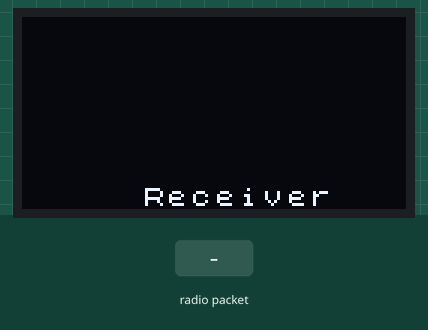
Bench run of a sketch on a simulated Arduino Uno, built for the host (arithmetic inside an expression is 32-bit, double 64-bit). Parts: 128×64 one-colour display. The test bench sets the inputs (shaded band). No radio packets arrive unless stated; what the sketch prints to the serial monitor is not drawn.

Above: at 2.2 s.
2.3 s: radio packet "1" arrives
At 3.5 s:
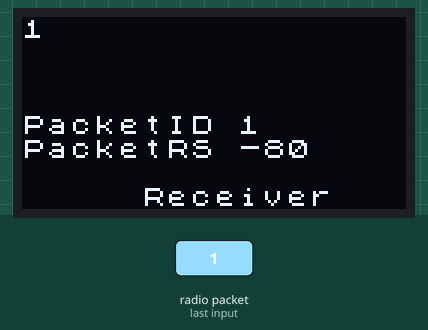
3.8 s: radio packet "0" arrives
At 4.6 s:
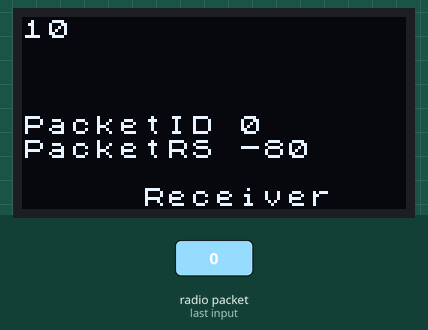
5.3 s: radio packet "2" arrives
At 5.7 s:
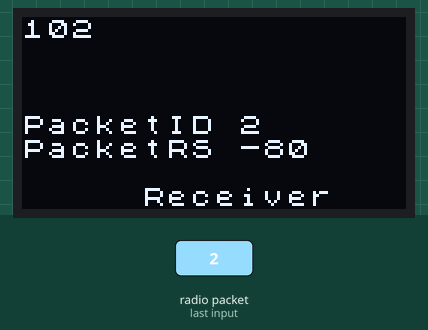
Timing chart, 0 to 8.3 s (numbered marks = the images above; inputs shaded):
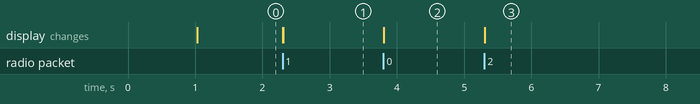

Measured:
- after the input at 2.3 s, the display: first changes at once (image 1 shows a later state)
- after the input at 3.8 s, the display: first changes at once (image 2 shows a later state)
- after the input at 5.3 s, the display: first changes at once (image 3 shows a later state)

The sketch:

loratestOLED.ino
```cpp
#include <U8x8lib.h>
#include <LoRa.h>

String receivedText;
String receivedRssi;
String moisty;


// WIFI_LoRa_32 ports
// GPIO5  -- SX1278's SCK
// GPIO19 -- SX1278's MISO
// GPIO27 -- SX1278's MOSI
// GPIO18 -- SX1278's CS
// GPIO14 -- SX1278's RESET
// GPIO26 -- SX1278's IRQ(Interrupt Request)

#define SS      18
#define RST     14
#define DI0     26
#define BAND    868E6

// the OLED used
U8X8_SSD1306_128X64_NONAME_SW_I2C u8x8(/* clock=*/ 15, /* data=*/ 4, /* reset=*/ 16);

void setup() {

  SPI.begin(5, 19, 27, 18);
  LoRa.setPins(SS, RST, DI0);

  Serial.begin(115200);
  while (!Serial); //if just the the basic function, must connect to a computer
  delay(1000);

  u8x8.begin();
  u8x8.setFont(u8x8_font_chroma48medium8_r);

  Serial.println("LoRa Receiver");
  u8x8.drawString(5, 7, "Receiver");

  if (!LoRa.begin(BAND)) {
    Serial.println("Starting LoRa failed!");
    u8x8.drawString(0, 1, "Starting LoRa failed!");
    while (1);
  }
}

void loop() {

  // try to parse packet
  int packetSize = LoRa.parsePacket();
  if (packetSize) {
    // received a packet
    Serial.print("Received packet '");
    u8x8.drawString(0, 4, "PacketID");

    // read packet
    while (LoRa.available()) {
      receivedText = (char)LoRa.read();
      moisty=LoRa.read();


      Serial.print(receivedText);

      u8x8.print(receivedText);


      char currentid[64];
      receivedText.toCharArray(currentid, 64);
      u8x8.drawString(9, 4, currentid);


    }

    // print RSSI of packet
    Serial.print("' with RSSI ");
    Serial.println("Moisty is" + moisty);
    Serial.println(LoRa.packetRssi());


    u8x8.drawString(0, 5, "PacketRS");
    receivedRssi = LoRa.packetRssi();

    char currentrs[64];
    receivedRssi.toCharArray(currentrs, 64);
    u8x8.drawString(9, 5, currentrs);

    //char currenttx[32];
    //receivedText.toCharArray(currenttx, 32);
    //u8x8.drawString(0, 6, moisty);
  }

}
```
